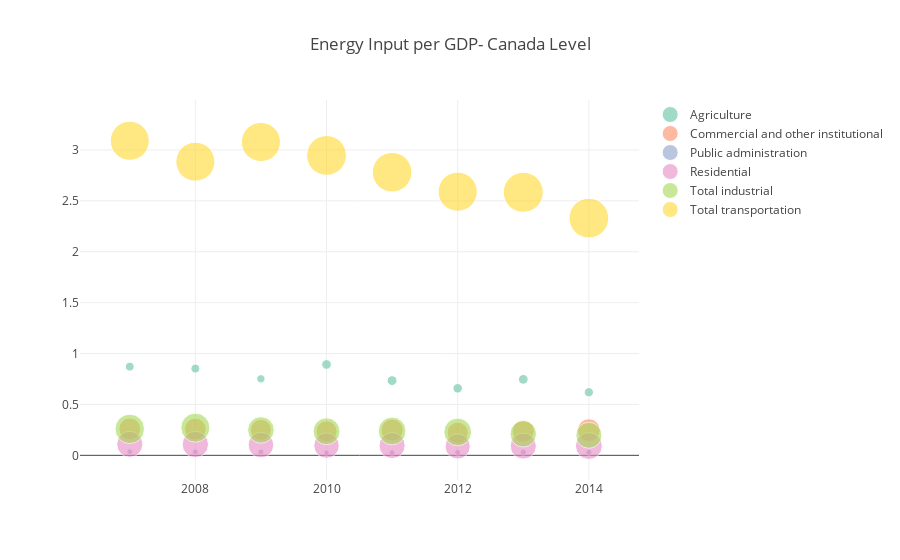

Source (notebook cell):
### Code cell
layout = dict(
    title = "Energy Input per GDP- Canada Level",
)
fig = dict(data=data, layout=layout)
plt.iplot(fig, filename = "Manually Set Range")

### Figure 1 — Plotly figure (JSON) as saved in the notebook; plotly's stock layout.template omitted (floating-point values rounded to 4 significant figures)
{"data": [{"marker": {"color": "rgb(102,194,165)", "opacity": 0.6, "size": [3112000.0, 3160000.0, 2724000.0, 3678000.0, 3854000.0, 3594000.0, 3754000.0, 3372000.0], "sizemin": 2, "sizemode": "area", "sizeref": 78810.0}, "mode": "markers", "name": "Agriculture", "type": "scatter", "x": [2007, 2008, 2009, 2010, 2011, 2012, 2013, 2014], "y": [0.8713, 0.8522, 0.7515, 0.8925, 0.7338, 0.6581, 0.7464, 0.6193]}, {"marker": {"color": "rgb(252,141,98)", "opacity": 0.6, "size": [18540000.0, 18430000.0, 17250000.0, 17430000.0, 19090000.0, 17510000.0, 19030000.0, 20370000.0], "sizemin": 2, "sizemode": "area", "sizeref": 78810.0}, "mode": "markers", "name": "Commercial and other institutional", "type": "scatter", "x": [2007, 2008, 2009, 2010, 2011, 2012, 2013, 2014], "y": [0.2602, 0.2587, 0.2502, 0.2359, 0.2476, 0.2216, 0.2369, 0.2476]}, {"marker": {"color": "rgb(141,160,203)", "opacity": 0.6, "size": [1298000.0, 1356000.0, 1452000.0, 1163000.0, 1295000.0, 1341000.0, 1541000.0, 1499000.0], "sizemin": 2, "sizemode": "area", "sizeref": 78810.0}, "mode": "markers", "name": "Public administration", "type": "scatter", "x": [2007, 2008, 2009, 2010, 2011, 2012, 2013, 2014], "y": [0.03545, 0.03379, 0.03359, 0.0257, 0.02704, 0.02753, 0.03048, 0.02932]}, {"marker": {"color": "rgb(231,138,195)", "opacity": 0.6, "size": [26730000.0, 27340000.0, 25770000.0, 25510000.0, 26900000.0, 24890000.0, 26900000.0, 28510000.0], "sizemin": 2, "sizemode": "area", "sizeref": 78810.0}, "mode": "markers", "name": "Residential", "type": "scatter", "x": [2007, 2008, 2009, 2010, 2011, 2012, 2013, 2014], "y": [0.1085, 0.1069, 0.1007, 0.09579, 0.0964, 0.08708, 0.09113, 0.09197]}, {"marker": {"color": "rgb(166,216,84)", "opacity": 0.6, "size": [34210000.0, 33380000.0, 27820000.0, 28520000.0, 30280000.0, 30280000.0, 27570000.0, 26700000.0], "sizemin": 2, "sizemode": "area", "sizeref": 78810.0}, "mode": "markers", "name": "Total industrial", "type": "scatter", "x": [2007, 2008, 2009, 2010, 2011, 2012, 2013, 2014], "y": [0.2598, 0.2718, 0.2495, 0.2362, 0.2395, 0.2294, 0.2111, 0.1965]}, {"marker": {"color": "rgb(255,217,47)", "opacity": 0.6, "size": [59990000.0, 59940000.0, 60300000.0, 62210000.0, 61720000.0, 60220000.0, 63050000.0, 62110000.0], "sizemin": 2, "sizemode": "area", "sizeref": 78810.0}, "mode": "markers", "name": "Total transportation", "type": "scatter", "x": [2007, 2008, 2009, 2010, 2011, 2012, 2013, 2014], "y": [3.09, 2.885, 3.078, 2.946, 2.781, 2.59, 2.584, 2.33]}], "layout": {"title": "Energy Input per GDP- Canada Level"}}
